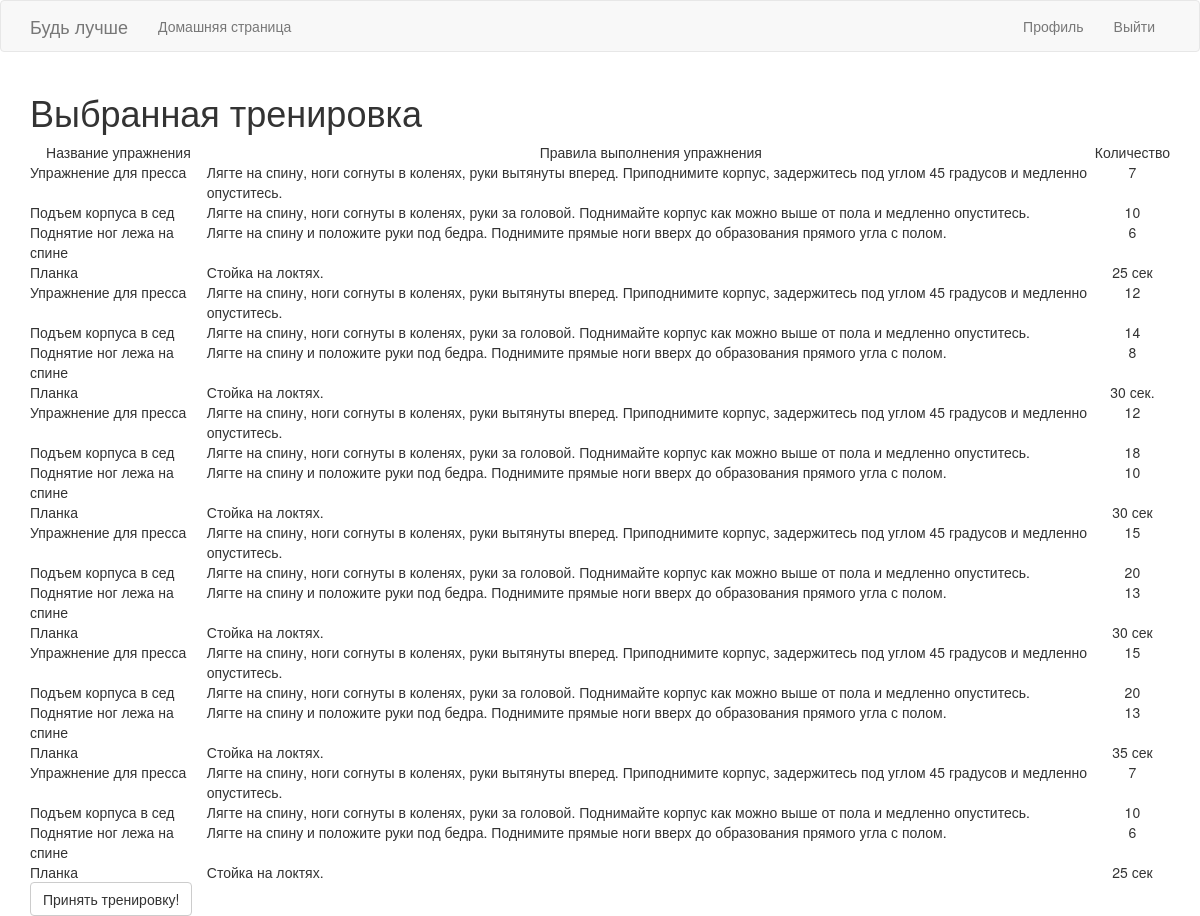
Screenshot of /current_training/7 (signed in) with the database file from the repository.
### app/models.py (models this page shows)
class Exercises(db.Model):
    id = db.Column(db.Integer, primary_key=True)
    name_exercises = db.Column(db.String(256), index=True)
    rules = db.Column(db.Text(500), index=True)
    day = db.Column(db.Integer)
    number = db.Column(db.Integer)
    training_id = db.Column(db.Integer, db.ForeignKey('training.id'))

### app/routes.py (the view, shortened to what this page needs)
@app.route('/current_training/<training>',methods = ['GET','POST'])
@login_required
def current_training(training):
    t = Training.query.filter_by(id=training).first_or_404()
    exercises = t.all_exe()
    form = AcceptTrainingForm()
    return render_template('current_training.html', title='Тренировка', exercises=exercises, form = form)

### app/forms.py
class AcceptTrainingForm(FlaskForm):
    submit = SubmitField('Принять тренировку!')

### app/models.py (called while the page is built)
@login.user_loader
def load_user(id):
    return User.query.get(int(id))

    def all_exe(self):
        exe = Exercises.query.filter_by(training_id=self.id)
        return exe

### app/routes.py (called while the page is built)
@app.before_request
def before_request():
    if current_user.is_authenticated:
        current_user.last_seen = datetime.utcnow()
        db.session.commit()

### app/templates/current_training.html
{% extends "base.html" %}
{% import 'bootstrap/wtf.html' as wtf %}
{% block app_content %}
    <h1>Выбранная тренировка</h1>
<table class="table-hover" >
    <tr valign="top">
        <td align="center"> Название упражнения </td>
        <td align="center"> Правила выполнения упражнения </td>
        <td align="center"> Количество </td>
    {% for exercises in exercises %}
        {% include '_exe.html' %}
    {% endfor %}
</table>
<div class="row">
        <div class="col-md-4">
            {{ wtf.quick_form(form) }}
        </div>
    </div>
{% endblock %}

### app/templates/_exe.html
    <tr valign="top">
        <td>{{ exercises.name_exercises }}</td>
        <td  align="stretch">{{ exercises.rules }} </td>
        <td align="center">{{ exercises.number }} </td>
    </tr>

### rows the page displays
Exercises: name_exercises "Упражнение для пресса", rules "Лягте на спину, ноги согнуты в коленях, руки вытянуты вперед. Приподнимите корпус, задержитесь под углом 45 градусов и медленно опуститесь.", number "7"
Exercises: name_exercises "Подъем корпуса в сед", rules "Лягте на спину, ноги согнуты в коленях, руки за головой. Поднимайте корпус как можно выше от пола и медленно опуститесь.", number "10"
Exercises: name_exercises "Поднятие ног лежа на спине", rules "Лягте на спину и положите руки под бедра. Поднимите прямые ноги вверх до образования прямого угла с полом.", number "6"
Exercises: name_exercises "Планка", rules "Стойка на локтях.", number "25 сек"
Exercises: name_exercises "Упражнение для пресса", rules "Лягте на спину, ноги согнуты в коленях, руки вытянуты вперед. Приподнимите корпус, задержитесь под углом 45 градусов и медленно опуститесь.", number "12"
Exercises: name_exercises "Подъем корпуса в сед", rules "Лягте на спину, ноги согнуты в коленях, руки за головой. Поднимайте корпус как можно выше от пола и медленно опуститесь.", number "14"
Exercises: name_exercises "Поднятие ног лежа на спине", rules "Лягте на спину и положите руки под бедра. Поднимите прямые ноги вверх до образования прямого угла с полом.", number "8"
Exercises: name_exercises "Планка", rules "Стойка на локтях.", number "30 сек."
Exercises: name_exercises "Упражнение для пресса", rules "Лягте на спину, ноги согнуты в коленях, руки вытянуты вперед. Приподнимите корпус, задержитесь под углом 45 градусов и медленно опуститесь.", number "12"
Exercises: name_exercises "Подъем корпуса в сед", rules "Лягте на спину, ноги согнуты в коленях, руки за головой. Поднимайте корпус как можно выше от пола и медленно опуститесь.", number "18"
Exercises: name_exercises "Поднятие ног лежа на спине", rules "Лягте на спину и положите руки под бедра. Поднимите прямые ноги вверх до образования прямого угла с полом.", number "10"
Exercises: name_exercises "Планка", rules "Стойка на локтях.", number "30 сек"
Exercises: name_exercises "Упражнение для пресса", rules "Лягте на спину, ноги согнуты в коленях, руки вытянуты вперед. Приподнимите корпус, задержитесь под углом 45 градусов и медленно опуститесь.", number "15"
Exercises: name_exercises "Подъем корпуса в сед", rules "Лягте на спину, ноги согнуты в коленях, руки за головой. Поднимайте корпус как можно выше от пола и медленно опуститесь.", number "20"
Exercises: name_exercises "Поднятие ног лежа на спине", rules "Лягте на спину и положите руки под бедра. Поднимите прямые ноги вверх до образования прямого угла с полом.", number "13"
Exercises: name_exercises "Планка", rules "Стойка на локтях.", number "30 сек"
Exercises: name_exercises "Упражнение для пресса", rules "Лягте на спину, ноги согнуты в коленях, руки вытянуты вперед. Приподнимите корпус, задержитесь под углом 45 градусов и медленно опуститесь.", number "15"
Exercises: name_exercises "Подъем корпуса в сед", rules "Лягте на спину, ноги согнуты в коленях, руки за головой. Поднимайте корпус как можно выше от пола и медленно опуститесь.", number "20"
Exercises: name_exercises "Поднятие ног лежа на спине", rules "Лягте на спину и положите руки под бедра. Поднимите прямые ноги вверх до образования прямого угла с полом.", number "13"
Exercises: name_exercises "Планка", rules "Стойка на локтях.", number "35 сек"
Exercises: name_exercises "Упражнение для пресса", rules "Лягте на спину, ноги согнуты в коленях, руки вытянуты вперед. Приподнимите корпус, задержитесь под углом 45 градусов и медленно опуститесь.", number "7"
Exercises: name_exercises "Подъем корпуса в сед", rules "Лягте на спину, ноги согнуты в коленях, руки за головой. Поднимайте корпус как можно выше от пола и медленно опуститесь.", number "10"
Exercises: name_exercises "Поднятие ног лежа на спине", rules "Лягте на спину и положите руки под бедра. Поднимите прямые ноги вверх до образования прямого угла с полом.", number "6"
Exercises: name_exercises "Планка", rules "Стойка на локтях.", number "25 сек"
